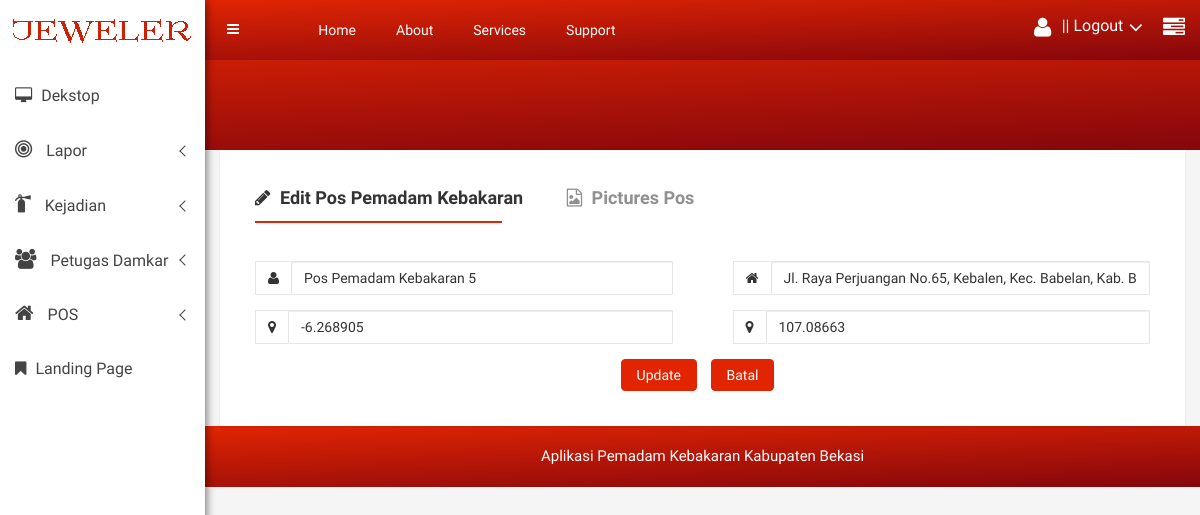
Before: /pos_ubah.php?id=5 (signed in) with the older database file.
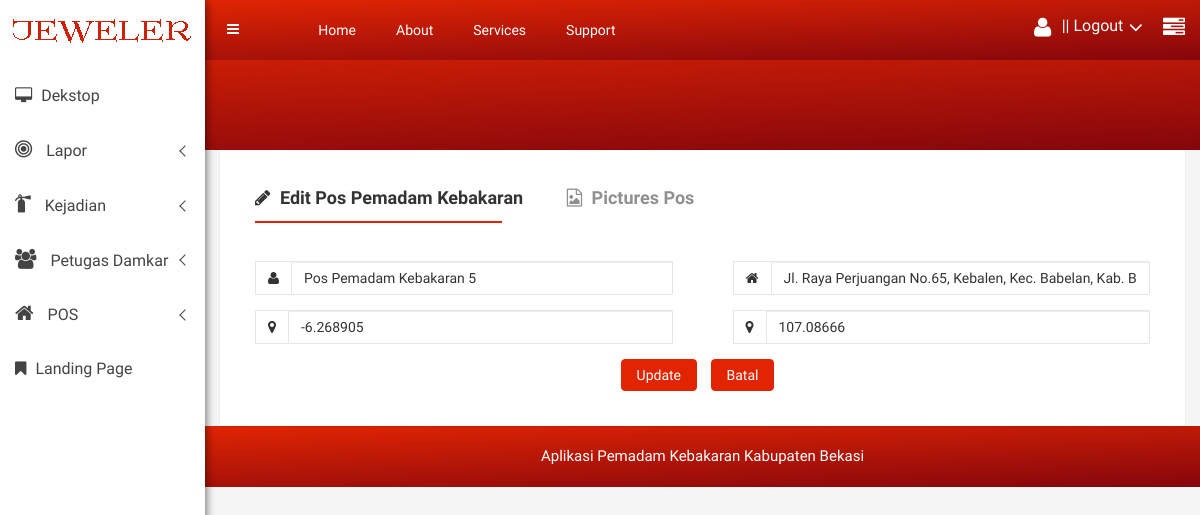
After: the same page with the newer database file.
### tables this page shows
CREATE TABLE `pos` (
  `id_pos` int(11) NOT NULL,
  `nama_pos` varchar(25) NOT NULL,
  `alamat_pos` varchar(255) NOT NULL,
  `longitude_pos` double NOT NULL,
  `latitude_pos` double NOT NULL
);

### web/pos_ubah.php (the view, shortened to what this page needs)
<?php
$id_pos = $_GET['id'];
$kon = koneksi_db();
$query = mysqli_query($kon, "SELECT * FROM pos WHERE id_pos='$id_pos'");
if (mysqli_num_rows($query) > 0) {
    $result = mysqli_fetch_object($query);
}
include '../templeting/headerhtml.php';
include '../templeting/content.php';
include '../templeting/logo.php';
include '../templeting/contenthtml.php';
?>
<div class="container-fluid">
    <div class="row">
        <div class="col-lg-12 col-md-12 col-sm-12 col-xs-12">
            <div class="review-tab-pro-inner">
                <ul id="myTab3" class="tab-review-design">
                    <li class="active"><a href="#"><i class="fa fa-pencil" aria-hidden="true"></i> Edit Pos Pemadam Kebakaran</a></li>
                    <li><a href="pos_picture.php"><i class="fa fa-file-image-o" aria-hidden="true"></i> Pictures Pos</a></li>
                </ul>
                <div id="myTabContent" class="tab-content custom-product-edit">
                    <div class="product-tab-list tab-pane fade active in" id="description">
                        <form action="../pos/pos_simpan.php" method="post">
                            <div class="row">
                                <div class="col-lg-6 col-md-6 col-sm-6 col-xs-12">
                                    <div class="review-content-section">
                                        <div class="input-group mg-b-pro-edt">
                                            <span class="input-group-addon"><i class="fa fa-user" aria-hidden="true"></i></span>
                                            <input type="text" class="form-control" name="nama_pos" value="<?php echo $result->nama_pos; ?>" placeholder="Nama Pos">
                                        </div>
                                        <div class="input-group mg-b-pro-edt">
                                            <span class="input-group-addon"><i class="fa fa-map-marker" aria-hidden="true"></i></span>
                                            <input type="text" class="form-control"  name="longitude_pos"  value="<?php echo $result->longitude_pos; ?>" placeholder="Longitude">
                                        </div>
                                    </div>
                                </div>
                                <div class="col-lg-6 col-md-6 col-sm-6 col-xs-12">
                                    <div class="review-content-section">
                                        <div class="input-group mg-b-pro-edt">
                                            <span class="input-group-addon"><i class="fa fa-home" aria-hidden="true"></i></span>
                                            <input type="text" class="form-control"  name="alamat_pos" value="<?php echo $result->alamat_pos; ?>" placeholder="Alamat Pos">
                                        </div>
                                        <div class="input-group mg-b-pro-edt">
                                            <span class="input-group-addon"><i class="fa fa-map-marker" aria-hidden="true"></i></span>
                                            <input type="text" class="form-control"  name="latitude_pos" value="<?php echo $result->latitude_pos; ?>" placeholder="Latitude">
                                        </div>
                                    </div>
                                </div>
                            </div>
                            <div class="row">
                                <div class="col-lg-12 col-md-12 col-sm-12 col-xs-12">
                                    <div class="text-center mg-b-pro-edt custom-pro-edt-ds">
                                        <button type="submit" class="btn btn-primary waves-effect waves-light m-r-10">Update
                                        </button>
                                        <button type="submit" class="btn btn-primary waves-effect waves-light m-r-10">Batal
                                        </button>
                                    </div>
                                </div>
                            </div>
                    </div>
                </div>
            </div>
        </div>
    </div>
</div>
<?php
include '../templeting/footer.php';
include '../templeting/footerhtml.php';
?>

Changed rows visible on the page:
changed pos "Pos Pemadam Kebakaran 5": latitude_pos "107.08663" → "107.08666"
